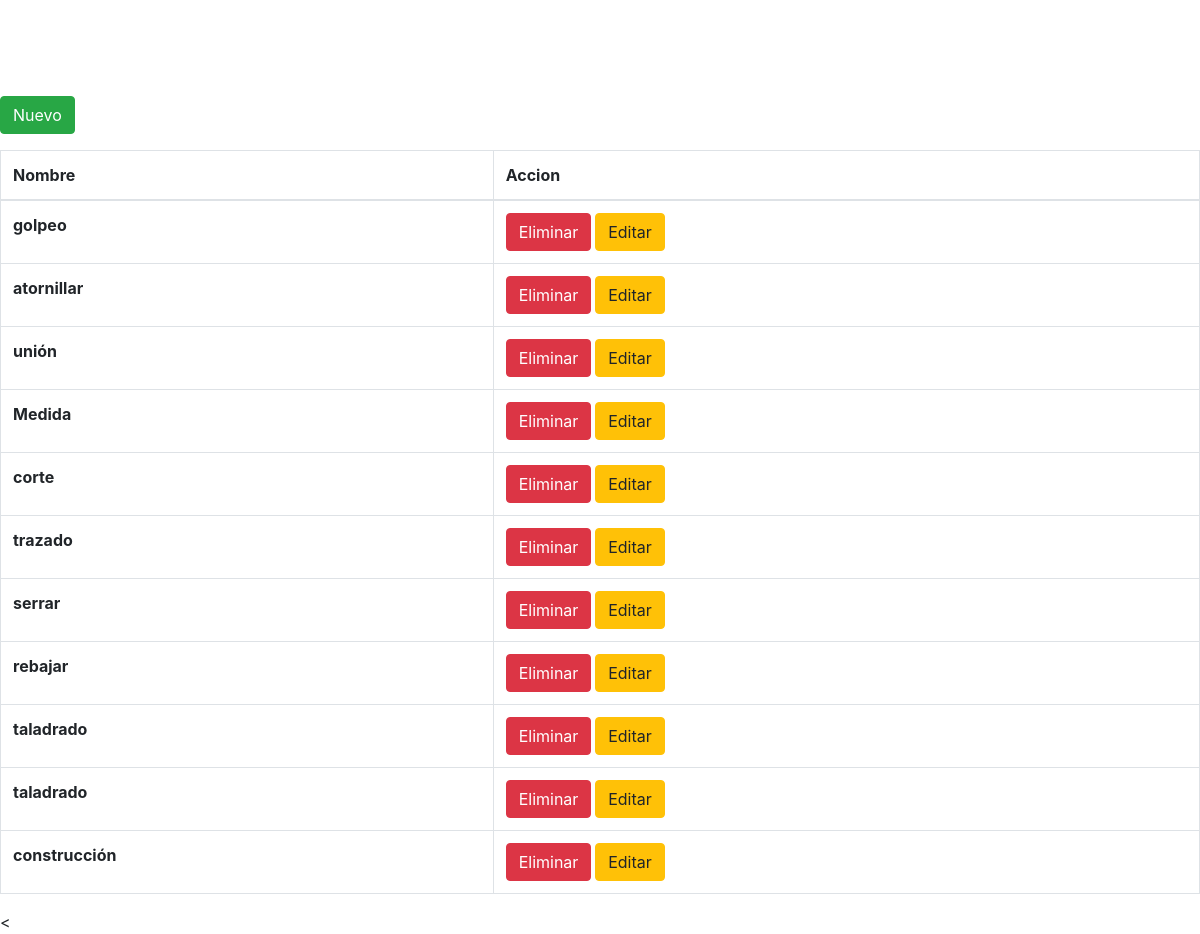
/indexCategoria.php, run on an earlier commit of the app's database.
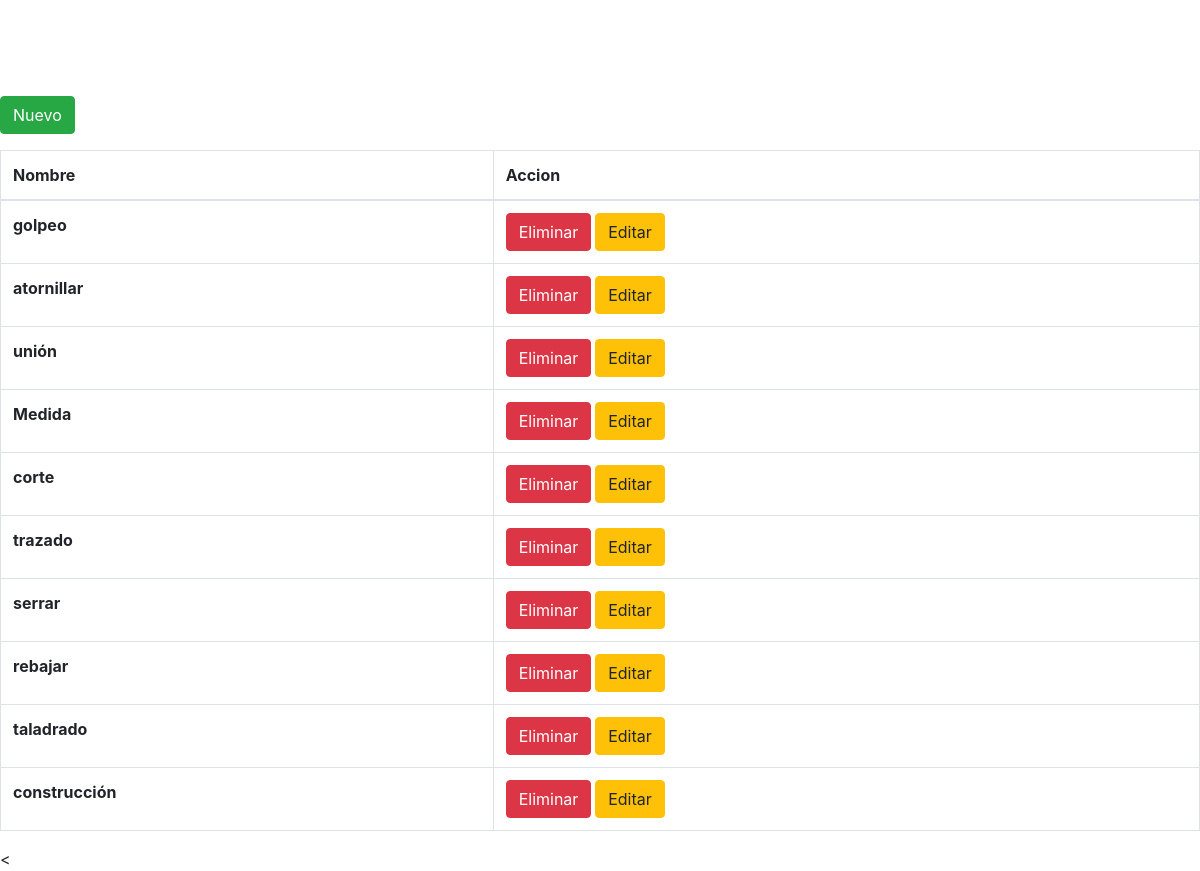
And on a later commit of the database.
### tables this page shows
CREATE TABLE `categoriaProd` (
  `Id_categoria` int(10) UNSIGNED NOT NULL,
  `categoria` varchar(255) DEFAULT NULL
);

### Entity.php (called while the page is built, shortened)
<?php
abstract class Entity
{
    public function __construct($request = [])
    {
        $this->database = new mysqli('database', 'lamp', 'lamp', 'lamp');
    }
}

### categoria.php (called while the page is built, shortened)
<?php
class categoria extends Entity
{
    protected function init(): void {
        $query = <<<SQL
CREATE TABLE IF NOT EXISTS categoriaProd (
  Id_categoria int(10) UNSIGNED AUTO_INCREMENT PRIMARY KEY,
  categoria varchar(255)
)
SQL;
    }
    public function findAll(): array {
        $query = 'SELECT Id_categoria, categoria FROM categoriaProd';
        $result = $this->database->query($query);
        $records = [];
        while ($item = $result->fetch_object()) {
            $records[] = $item;
        }
        return $records;
    }
}

### indexCategoria.php (the view, shortened to what this page needs)
<?php
$categoria = new categoria();
?>
<!DOCTYPE html>
<html lang="en">
<link rel="stylesheet" href="https://stackpath.bootstrapcdn.com/bootstrap/4.4.1/css/bootstrap.min.css">
<head>
</head>
<br>
<br>
<br>
<br>
<div class="form-group">
<a href="/FormularioCategorias.php" class ="btn btn-large btn-success">Nuevo</a>
</div >
<body>
<table id="tablacategoria" class="table table-bordered table-hover">
<thead>
<tr>
      <th scope="col">Nombre</th>
      <th scope="col">Accion</th>
    </tr>
</thead>
<?php foreach ($categoria->findAll() as $item): ?>
<tr>
    <th><?php echo $item->categoria?></th>
   <th>
    <a href="deleteCat.php?id=<?php echo $item->Id_categoria?>" class ="btn btn-large btn-danger">Eliminar</a>
    <a href="FormularioCategorias.php?id=<?php echo $item->Id_categoria?>" class ="btn btn-large btn-warning">Editar</a>
    </th>
  </tr>
<?php endforeach; ?>
</table>
</body>
</html>

What changed in the data, as far as the page shows it:
removed categoriaprod: categoria "taladrado"
